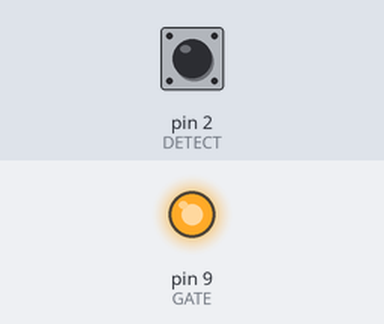
Bench run of a sketch on a simulated Arduino Uno, built with avr-gcc and run on an emulated ATmega328P. Parts: output pins drawn as LEDs (lit = HIGH). Inputs (shaded band) come from the test bench; at power-on: pin 2 (DETECT) HIGH.

Above: at 1.2 s.
1.3 s: pin 2 (DETECT) pulled LOW for 0.15 s
At 1.7 s:
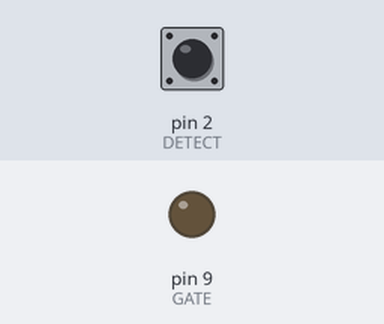
Timing chart, 0 to 4.3 s (numbered marks = the images above; inputs shaded):
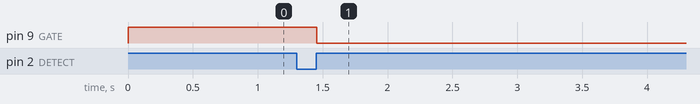

The sketch:

sketch_apr07a.ino
```cpp
// AC Control V1.1
//
// This arduino sketch is for use with the heater
// control circuit board which includes a zero
// crossing detect fucntion and an opto-isolated triac.
//
// AC Phase control is accomplished using the internal
// hardware timer1 in the arduino
//
// Timing Sequence
// * timer is set up but disabled
// * zero crossing detected on pin 2
// * timer starts counting from zero
// * comparator set to "delay to on" value
// * counter reaches comparator value
// * comparator ISR turns on triac gate
// * counter set to overflow - pulse width
// * counter reaches overflow
// * overflow ISR truns off triac gate
// * triac stops conducting at next zero cross


// The hardware timer runs at 16MHz. Using a
// divide by 256 on the counter each count is
// 16 microseconds.  1/2 wave of a 60Hz AC signal
// is about 520 counts (8,333 microseconds).


#include <avr/io.h>
#include <avr/interrupt.h>

#define DETECT 2  //pin for zero cross detect
#define GATE 9    //pin for triac gate
#define PULSE 4   //trigger pulse width (counts)
int i=483;
int half_cycles = 0;


void setup(){

  // debugging
  //Serial.begin(9600);

  // set up pins
  pinMode(DETECT, INPUT);     //zero cross detect
  digitalWrite(DETECT, HIGH); //enable pull-up resistor
  pinMode(GATE, OUTPUT);      //triac gate control

  // set up Timer1
  //(see ATMEGA 328 data sheet pg 134 for more details)
  OCR1A = 100;      //initialize the comparator
  TIMSK1 = 0x03;    //enable comparator A and overflow interrupts
  TCCR1A = 0x00;    //timer control registers set for
  TCCR1B = 0x00;    //normal operation, timer disabled


  // set up zero crossing interrupt
  attachInterrupt(0,zeroCrossingInterrupt, RISING);
    //IRQ0 is pin 2. Call zeroCrossingInterrupt
    //on rising signal

}

//Interrupt Service Routines

void zeroCrossingInterrupt(){ //zero cross detect
  TCCR1B=0x04; //start timer with divide by 256 input
  TCNT1 = 0;   //reset timer - count from zero

  // debugging
  half_cycles++;
}

ISR(TIMER1_COMPA_vect){ //comparator match
  digitalWrite(GATE,HIGH);  //set triac gate to high
  TCNT1 = 65536-PULSE;      //trigger pulse width
}

ISR(TIMER1_OVF_vect){ //timer1 overflow
  digitalWrite(GATE,LOW); //turn off triac gate
  TCCR1B = 0x00;          //disable timer stopd unintended triggers
}

void loop(){ // sample code to exercise the circuit

i--;
OCR1A = i;     //set the compare register brightness desired.
if (i<65){i=483;}
delay(15);


if(half_cycles > 120) {
  //Serial.print("60 cycles\n");
  half_cycles -= 120;
}


}
```

Measured:
- after the input at 1.3 s, pin 9 (GATE): HIGH → LOW after 0.16 s
